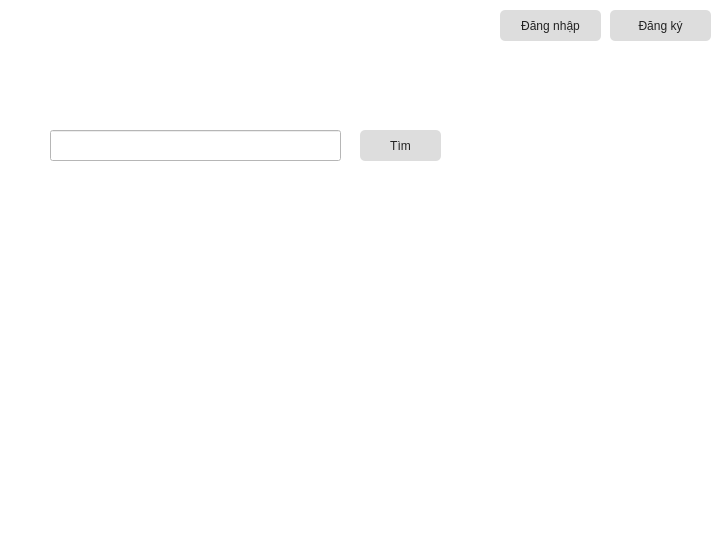
<?xml version="1.0" encoding="UTF-8"?>
<ui version="4.0">
 <class>MainWindow</class>
 <widget class="QMainWindow" name="MainWindow">
  <property name="enabled">
   <bool>true</bool>
  </property>
  <property name="geometry">
   <rect>
    <x>0</x>
    <y>0</y>
    <width>720</width>
    <height>560</height>
   </rect>
  </property>
  <property name="windowTitle">
   <string>MainWindow</string>
  </property>
  <property name="styleSheet">
   <string notr="true">background-color: rgb(255,255,255)</string>
  </property>
  <widget class="QWidget" name="centralWidget">
   <widget class="QPushButton" name="FindBooksButton">
    <property name="geometry">
     <rect>
      <x>360</x>
      <y>130</y>
      <width>81</width>
      <height>31</height>
     </rect>
    </property>
    <property name="styleSheet">
     <string notr="true">#FindBooksButton{
	border-width: 0px;
	border-radius: 5px;
	font: 63 12pt &quot;Myriad Pro Light&quot;;
	background-color: #ddd;
	color: #222;
	outline: none;
}
#FindBooksButton:hover{
	background-color: qlineargradient(spread:pad, x1:0, y1:0, x2:0, y2:1, stop:0 rgba(157, 157, 157, 255), stop:0.99435 rgba(241, 241, 241, 255), stop:1 rgba(255, 255, 255, 255));
}</string>
    </property>
    <property name="text">
     <string>Tìm</string>
    </property>
   </widget>
   <widget class="QPushButton" name="SignInButton">
    <property name="geometry">
     <rect>
      <x>500</x>
      <y>10</y>
      <width>101</width>
      <height>31</height>
     </rect>
    </property>
    <property name="cursor">
     <cursorShape>PointingHandCursor</cursorShape>
    </property>
    <property name="styleSheet">
     <string notr="true">#SignInButton 
{
	border-width: 0px;
	border-radius: 5px;
	font: 63 12pt &quot;Myriad Pro Light&quot;;
	background-color: #ddd;
	color: #222;
	outline: none;
}
#SignInButton:hover 
{
	background-color: qlineargradient(spread:pad, x1:0, y1:0, x2:0, y2:1, stop:0 rgba(157, 157, 157, 255), stop:0.99435 rgba(241, 241, 241, 255), stop:1 rgba(255, 255, 255, 255));
}</string>
    </property>
    <property name="text">
     <string>Đăng nhập</string>
    </property>
   </widget>
   <widget class="QPushButton" name="SignUpButton">
    <property name="geometry">
     <rect>
      <x>610</x>
      <y>10</y>
      <width>101</width>
      <height>31</height>
     </rect>
    </property>
    <property name="cursor">
     <cursorShape>PointingHandCursor</cursorShape>
    </property>
    <property name="styleSheet">
     <string notr="true">#SignUpButton 
{
	border-width: 0px;
	border-radius: 5px;
	font: 63 12pt &quot;Myriad Pro Light&quot;;
	background-color: #ddd;
	color: #222;
	outline: none;
}
#SignUpButton:hover 
{
	background-color: qlineargradient(spread:pad, x1:0, y1:0, x2:0, y2:1, stop:0 rgba(157, 157, 157, 255), stop:0.99435 rgba(241, 241, 241, 255), stop:1 rgba(255, 255, 255, 255));
}</string>
    </property>
    <property name="text">
     <string>Đăng ký</string>
    </property>
   </widget>
   <widget class="QLineEdit" name="FindBooksEdit">
    <property name="geometry">
     <rect>
      <x>50</x>
      <y>130</y>
      <width>291</width>
      <height>31</height>
     </rect>
    </property>
   </widget>
   <widget class="QLabel" name="AccountLabel">
    <property name="geometry">
     <rect>
      <x>480</x>
      <y>10</y>
      <width>231</width>
      <height>31</height>
     </rect>
    </property>
    <property name="styleSheet">
     <string notr="true">font: 63 12pt &quot;Myriad Pro Light&quot;;</string>
    </property>
    <property name="text">
     <string/>
    </property>
    <property name="alignment">
     <set>Qt::AlignRight|Qt::AlignTrailing|Qt::AlignVCenter</set>
    </property>
   </widget>
   <zorder>AccountLabel</zorder>
   <zorder>FindBooksButton</zorder>
   <zorder>SignInButton</zorder>
   <zorder>SignUpButton</zorder>
   <zorder>FindBooksEdit</zorder>
  </widget>
  <widget class="QStatusBar" name="statusBar"/>
 </widget>
 <layoutdefault spacing="6" margin="11"/>
 <resources/>
 <connections/>
</ui>
